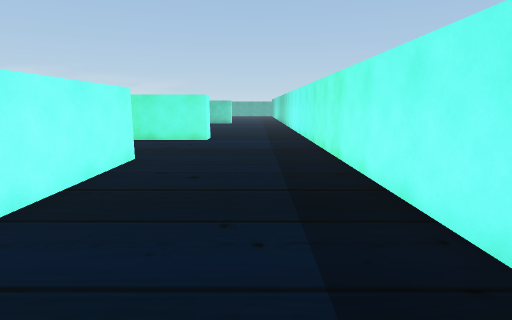
View 1 (above)

23 first-person views from a walk through a 3-D level made in the Unity game engine. The camera is 1.5 m above the floor, tilts 10° down and sees 80° across. The floor is counted in squares, 1 m on a side. Each view is taken from the middle of a square. On the plan, view 1 faces up. The plan holds only what a view shows up to about 15 squares ahead; the rest is blank. The place goes on beyond the plan. The player character is not drawn.

View 2
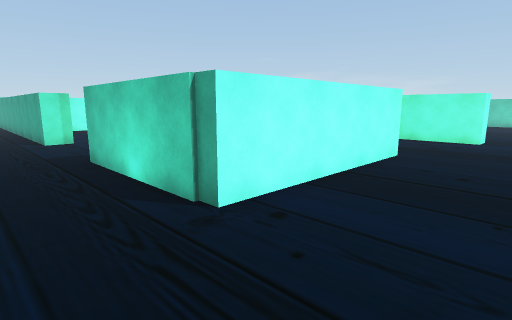

View 3
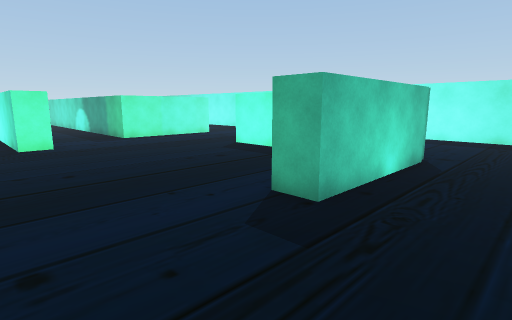

View 4
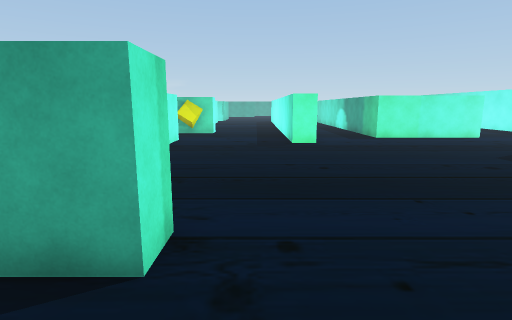

View 5
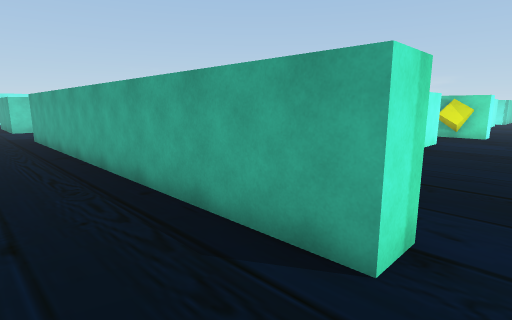

View 6
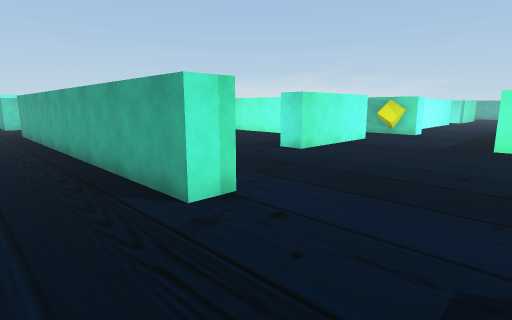

View 7
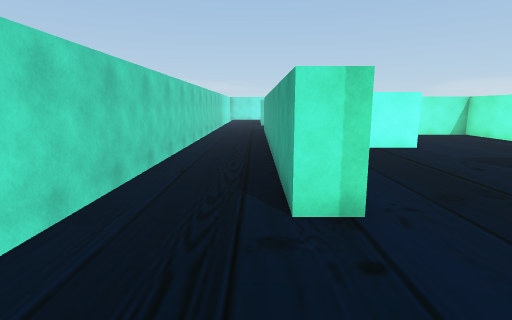

View 8
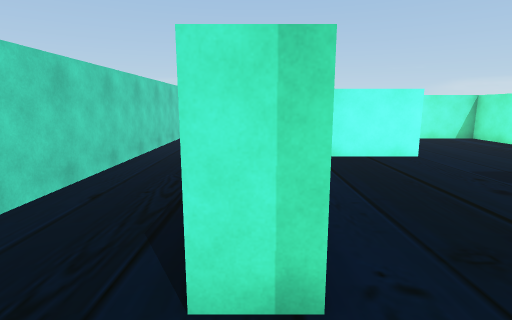

View 9
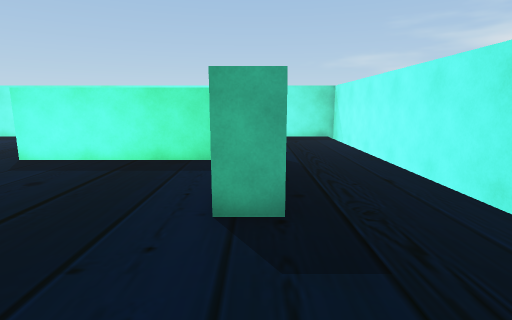

View 10
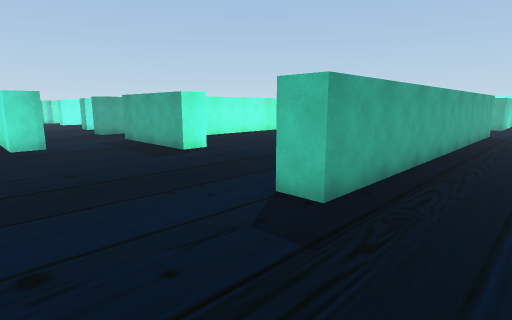

View 11
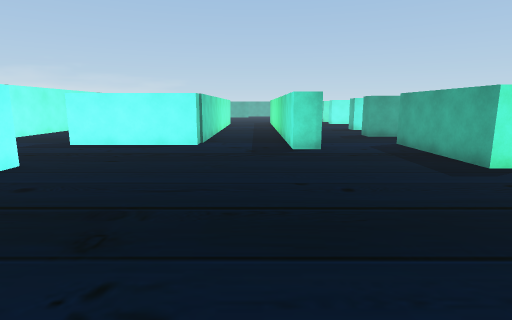

View 12
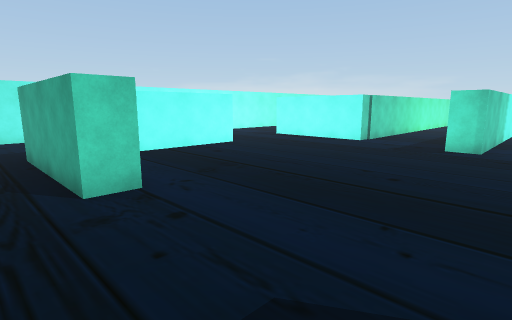

View 13
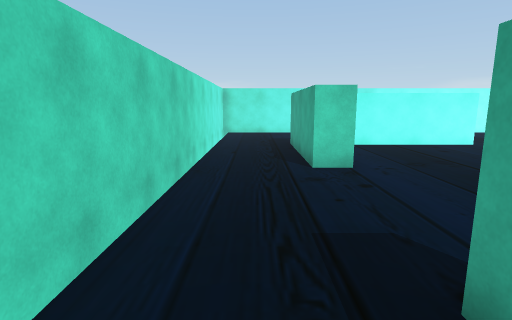

View 14
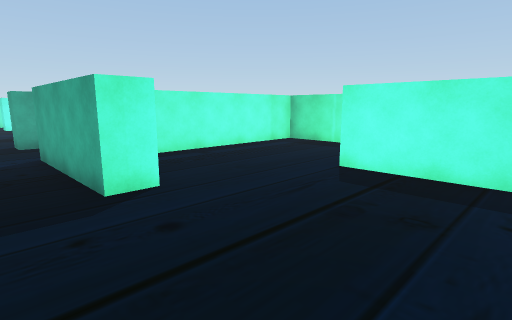

View 15
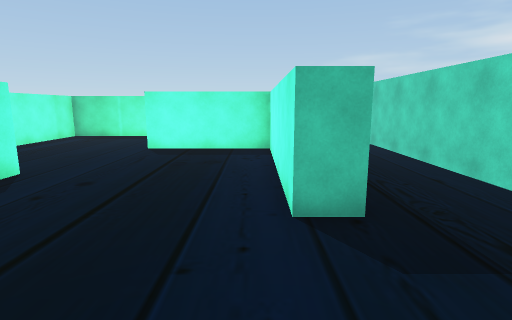

View 16
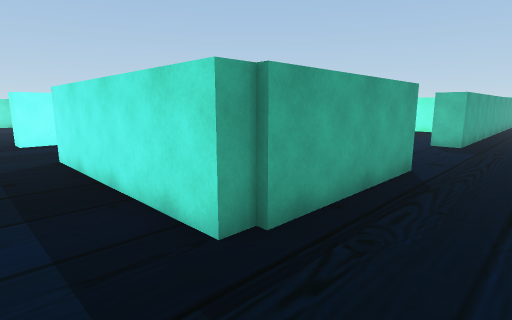

View 17
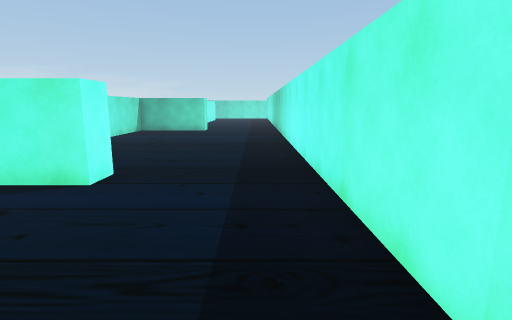

View 18
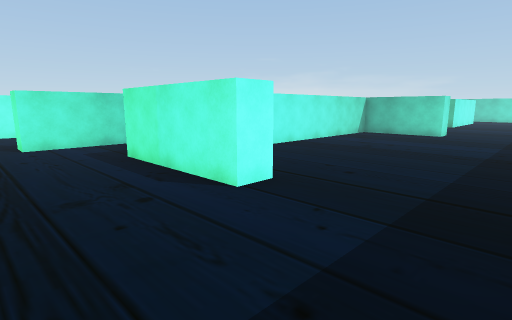

View 19
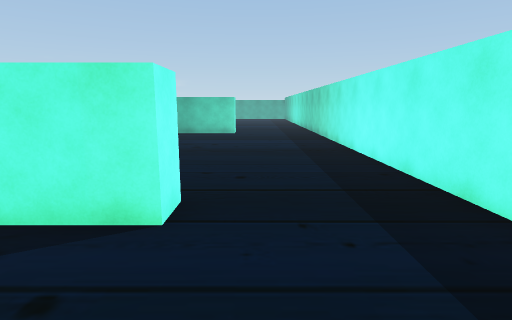

View 20
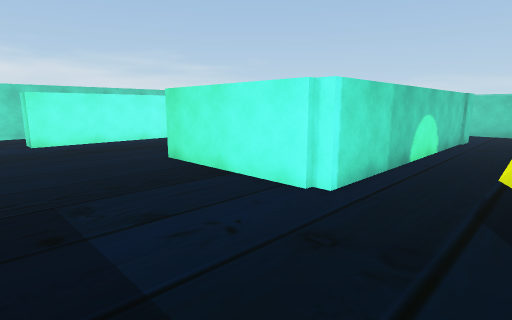

View 21
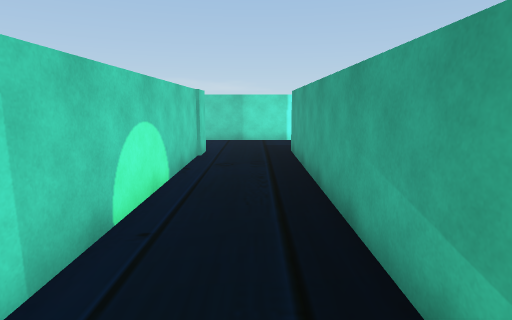

View 22
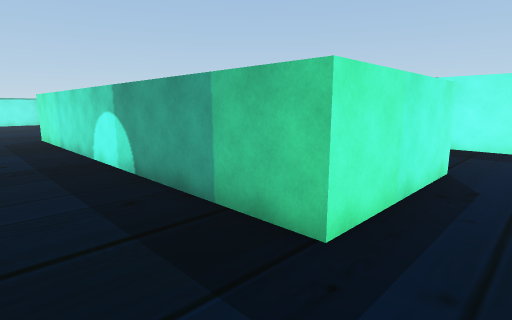

View 23
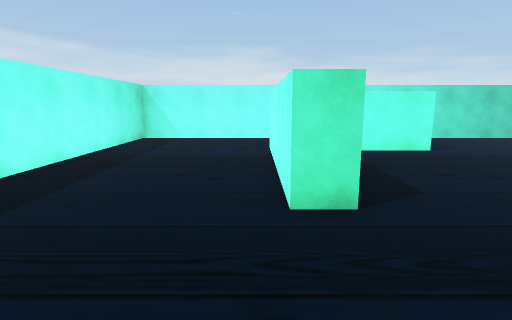

### Floor plan
Points are (right, up) in squares from view 1. A wall is a line through its corners. A room is listed if a view was taken in it or the views show most of it. See-through windows are left out.
Room 1 (views 1, 2, 3, 4, 5, 6, 7, 8, 9, 12, 13, 17, 18, 19, 20, 21, 22, 23)
walls: (-10.5, 15.1) (-10.5, 11.6) (-11.5, 11.6) (-11.5, 16.2); (-16.5, 12.9) (-16.5, 7.8) (-17.5, 7.8); (-17.5, 9.4) (-17.5, 12.2) (-26.3, 12.2) (-26.3, 9.6); (-15.4, 17.2) (-15.4, 16.2) (-27.3, 16.2); (-2.2, 14.8) (-2.2, 13.7) (-7.2, 13.7) (-7.2, 24.5); (-4.5, 3.2) (-4.5, 8.7) (-3.5, 8.7) (-3.5, 1.7) (-4, 1.7); (-3.9, 1.5) (-9, 1.5) (-9, 2.5) (-6.6, 2.5); (-21.1, 7) (-21.1, 4.2); (-19.5, 2.5) (-14, 2.5) (-14, 1.5) (-29, 1.5); (-6.2, 23.4) (-6.2, 19.1); (-8.5, -1.9) (2.4, -1.9) (2.4, 24.5); (-27.3, 13.2) (-16.7, 13.2) (-16.7, 12.8); (-27.4, -1.9) (-11.5, -1.9)
ways out: opening at (-29.7, 0) to room 2; opening at (-27.8, 17.2) to room 2; opening at (-24, 7.7) to room 2
Room 2 (views 10, 11, 14, 15, 16)
walls: (-26.2, 8.3) (-27.3, 8.3) (-27.3, 13.2); (-35.2, 16.2) (-35.2, 12.9) (-40.3, 12.9) (-40.3, 14); (-39, 8.6) (-39, 3.9); (-27.3, 16.2) (-27.3, 17.2); (-34.4, 2.5) (-34.4, 1.5) (-40, 1.5) (-40, 8.6); (-29, 1.5) (-29, 2.5) (-22.1, 2.5) (-22.1, 7); (-30.7, 19.1) (-30.7, 11.6) (-31.7, 11.6) (-31.7, 15.9); (-42.2, -1.9) (-29, -1.9)
ways out: opening at (-29.7, 0) to room 1; opening at (-27.8, 17.2) to room 1; opening at (-24, 7.7) to room 1; opening at (-41.5, 13.5)

Where each view was taken, in squares from view 1:
view 1: 0 up, 0 right, facing up
view 2: 1 down, 0 right, facing up-left
view 3: 1 down, 13 left, facing up-right
view 4: 1 down, 13 left, facing up
view 5: 1 down, 13 left, facing up-left
view 6: 1 down, 10 left, facing up-left
view 7: 1 up, 10 left, facing left
view 8: 2 up, 12 left, facing left
view 9: 2 up, 13 left, facing right
view 10: 1 down, 33 left, facing up-right
view 11: 1 up, 33 left, facing up
view 12: 0 up, 29 left, facing up-left
view 13: 0 up, 27 left, facing left
view 14: 3 up, 29 left, facing up-right
view 15: 3 up, 33 left, facing right
view 16: 1 down, 42 left, facing up-right
view 17: 8 up, 1 right, facing up
view 18: 10 up, 2 right, facing up-left
view 19: 10 up, 1 left, facing up
view 20: 16 up, 12 left, facing down-left
view 21: 15 up, 17 left, facing left
view 22: 12 up, 10 left, facing up-right
view 23: 13 up, 3 left, facing down
